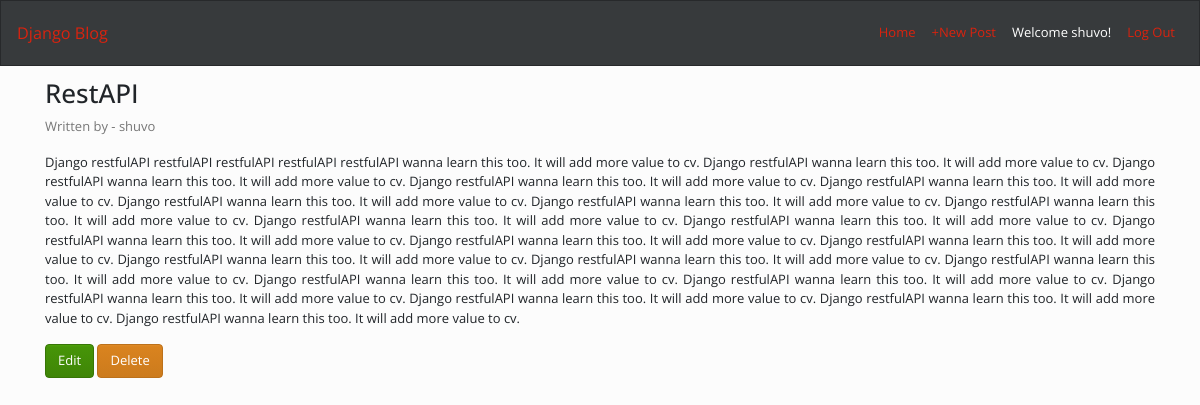
The app's page /post/5/ (signed in) with its own data.
### blog/models.py (models this page shows, shortened)
class Post(models.Model):
    title = models.CharField(max_length =200)
    author = models.ForeignKey('auth.User', on_delete= models.CASCADE)
    body = models.TextField()

### blog/views.py (the view)
# urls.py: path('post/<int:pk>/', views.BlogDetailView.as_view(), name='detail'),
class BlogDetailView(LoginRequiredMixin, DetailView):
    model = Post
    template_name = 'blog/detail.html'

### templates/blog/detail.html
{% extends 'base.html' %}
{% block content %}
<div>
    <h2>{{ post.title }}</h2>
    <p class="text-muted">Written by - {{ post.author }}</p>
    <p class="text-justify">{{ post.body }}</p>
    <a href="{% url 'edit' post.id %}" class="btn btn-success">Edit</a>
    <a href="{% url 'delete' post.id %}" class="btn btn-danger">Delete</a>
</div>
{% endblock content %}

### templates/base.html (shortened to what this page needs)
{% load static %}
<!DOCTYPE html>
<html lang="en">
<head>
    <link rel="stylesheet" href="{% static 'css/sim.css' %}">
</head>
<body>
    <nav class="navbar navbar-expand-sm bg-dark navbar-primary fixed-top">
        <a class="navbar-brand" href="{% url 'home' %}">Django Blog</a>
        <ul class="navbar-nav ml-auto">
            <li class="nav-item">
                <a class="nav-link" href="{% url 'home' %}">Home</a>
            </li>
            {% if user.is_authenticated %}
            <li class="nav-item">
                <a class="nav-link" href="{% url 'new' %}">+New Post</a>
            </li>
            <li class="nav-item">
                <a class="nav-link text-light">Welcome {{ user.username }}!</a>
            </li>
            <li class="nav-item">
                <a class="nav-link" href="{% url 'logout' %}">Log Out</a>
            </li>
            {% endif %}
        </ul>
    </nav>
    <br><br><br> <br>
    <div class="container">
        {% block content %}
        {% endblock %}
    </div>
</body>
</html>

### records on screen
Post: title "RestAPI", author "shuvo", body "Django restfulAPI restfulAPI restfulAPI restfulAPI restfulAPI wanna learn this too. It will add more value to cv. Django restfulAPI wanna learn this too. It will add more value to cv. Django restfulAPI wanna learn this too. It will add more value to cv. Django restfulAPI wanna learn this too. It will add more value to cv. Django restfulAPI wanna learn this too. It will add more value to cv. Django restfulAPI wanna learn this too. It will add more value to cv. Django restfulAPI wanna learn this too. It will add more value to cv. Django restfulAPI wanna learn this too. It will add more value to cv. Django restfulAPI wanna learn this too. It will add more value to cv. Django restfulAPI wanna…"

### other values on screen
{{ user.username }} "shuvo"
